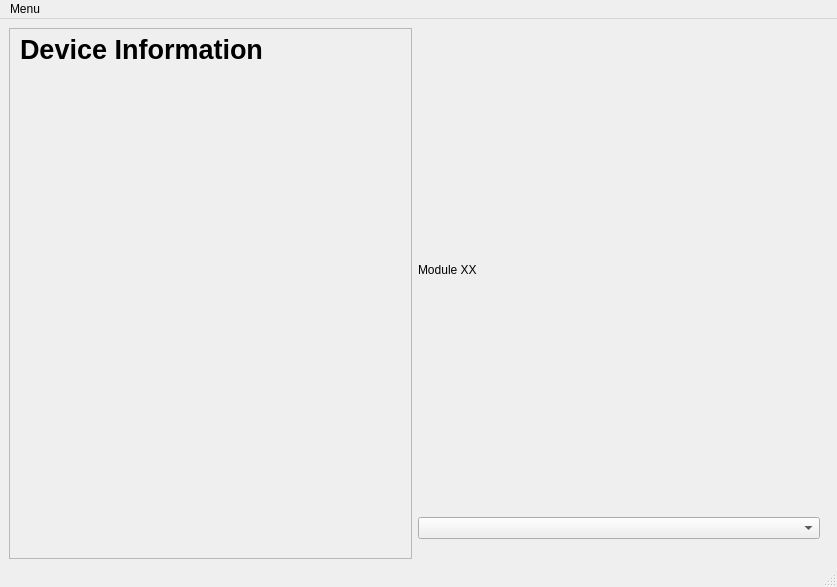
<?xml version="1.0" encoding="UTF-8"?>
<ui version="4.0">
 <class>MainWindow</class>
 <widget class="QMainWindow" name="MainWindow">
  <property name="geometry">
   <rect>
    <x>0</x>
    <y>0</y>
    <width>837</width>
    <height>587</height>
   </rect>
  </property>
  <property name="windowTitle">
   <string>MainWindow</string>
  </property>
  <widget class="QWidget" name="centralwidget">
   <widget class="QWidget" name="horizontalLayoutWidget">
    <property name="geometry">
     <rect>
      <x>9</x>
      <y>9</y>
      <width>811</width>
      <height>531</height>
     </rect>
    </property>
    <layout class="QHBoxLayout" name="horizontalLayout_4">
     <item>
      <layout class="QVBoxLayout" name="module_selection">
       <item>
        <widget class="QScrollArea" name="scrollArea">
         <property name="widgetResizable">
          <bool>true</bool>
         </property>
         <widget class="QWidget" name="scrollAreaWidgetContents">
          <property name="geometry">
           <rect>
            <x>0</x>
            <y>0</y>
            <width>398</width>
            <height>525</height>
           </rect>
          </property>
          <widget class="QLabel" name="label">
           <property name="geometry">
            <rect>
             <x>10</x>
             <y>10</y>
             <width>271</width>
             <height>21</height>
            </rect>
           </property>
           <property name="font">
            <font>
             <pointsize>20</pointsize>
             <weight>75</weight>
             <bold>true</bold>
            </font>
           </property>
           <property name="text">
            <string>Device Information</string>
           </property>
          </widget>
         </widget>
        </widget>
       </item>
      </layout>
     </item>
     <item>
      <layout class="QVBoxLayout" name="left_menu">
       <item>
        <layout class="QVBoxLayout" name="verticalLayout_4">
         <item>
          <widget class="QLabel" name="label_2">
           <property name="text">
            <string>Module XX</string>
           </property>
          </widget>
         </item>
         <item>
          <widget class="QComboBox" name="comboBox"/>
         </item>
        </layout>
       </item>
       <item>
        <spacer name="horizontalSpacer">
         <property name="orientation">
          <enum>Qt::Horizontal</enum>
         </property>
         <property name="sizeHint" stdset="0">
          <size>
           <width>398</width>
           <height>20</height>
          </size>
         </property>
        </spacer>
       </item>
      </layout>
     </item>
    </layout>
   </widget>
  </widget>
  <widget class="QMenuBar" name="menubar">
   <property name="geometry">
    <rect>
     <x>0</x>
     <y>0</y>
     <width>837</width>
     <height>21</height>
    </rect>
   </property>
   <widget class="QMenu" name="menuMenu">
    <property name="title">
     <string>Menu</string>
    </property>
    <addaction name="actionExit"/>
   </widget>
   <addaction name="menuMenu"/>
  </widget>
  <widget class="QStatusBar" name="statusbar"/>
  <action name="actionExit">
   <property name="text">
    <string>Exit</string>
   </property>
  </action>
 </widget>
 <resources/>
 <connections/>
</ui>
